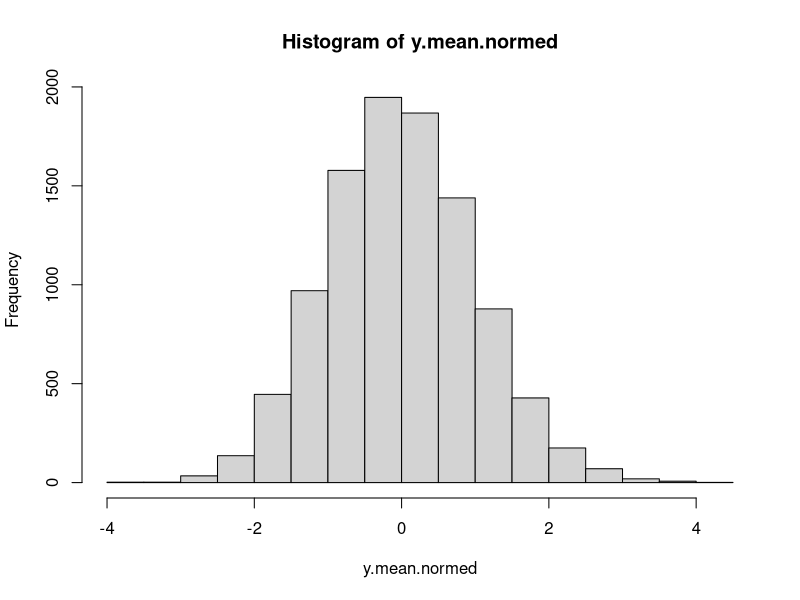
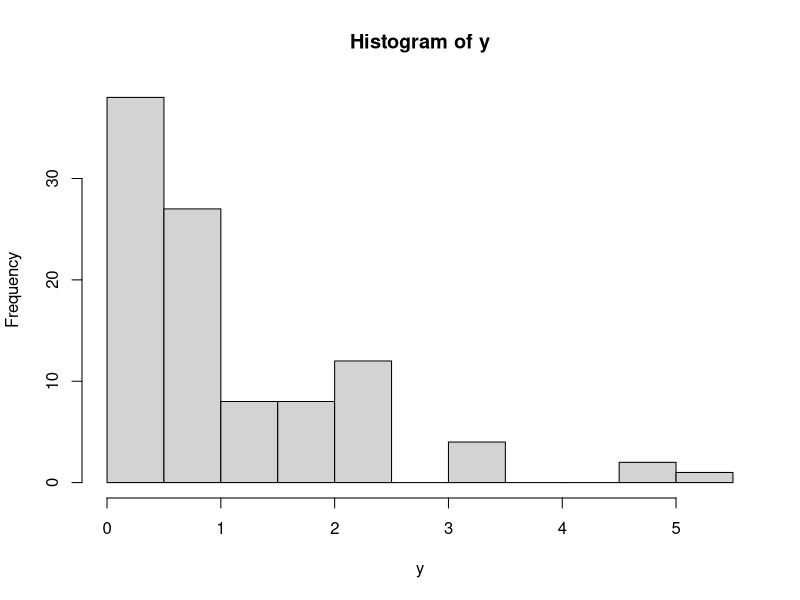

Here is the R script that generated these plots, in order: (Note: this script raises an error after producing the figures.)
# Larson Hogstrom - HW8
# MATH_E156 - 4/7/2014


### Part 1 

# a) Invent a way of creating a random variable X that has a chi-square 
# distribution with six degrees of freedom by sampling from an expo- 
# nential distribution. You get to choose the sample size and the value 
# of lambda. Verify your result by making a histogram of the sample means 
# and overlaying a chi-square distribution.

N <- 10^4
y.mean <- numeric(N)
for (i in 1:N) {
    y <- rexp(100,1)
    y.mean[i] <- mean(y)
}
# create z-scores these should have a N(0,1) pattern
y.mean.normed <- (y.mean-mean(y.mean))/sqrt(var(y.mean))
hist(y.mean.normed)

## now create six of these distributions



y <- rexp(100,1)
hist(y)
yDens <- density(y)
hist(yDens)

density <- Vectorize(function(x,y) exp(x*y)*dgamma(x,r1, lambda),vectorize.args = 'x')
#Integrate over y to get the moment generating function
mgfr1 <- function(x) sapply(x, function(y) integrate(density, lower=0, upper=20, y=y)$val)
curve(mgfr1(x), from = -1, to =1, lty = 1)

# b) The Student t distribution results when you divide a standard nor- 
# mal random variable by the square root of an independent, suitably rescaled, 
# chi-square random variable. Nowhere does it say the the nu- merator and 
# denomiator have to come from the same source. They only have to be independent.

# Create a variable with an approximate Student t distribution with six 
# degrees of freedom by taking the mean of 50 samples from Unif[0,1] and 
# dividing by the chi square variable that you created for part (a). Show 
# that a histogram of values from this distribution matches the built-
# in t density function on R.

# 50 samples from Unif[0,1]
x <- runif(50,0,1)
mean(x)


### part 2 

# By evaluating the gamma functions in the formula for the t density on 
# page 389, find explicit formulas for the t density function for 4 and 5 
# degrees of freedom, and show that they agree with the R function dt(x). 
# Using 50000 trials, confirm that the variance is close to k/(k − 2) and 
# attempt to estimate the fourth moment in each case.


### Part 3 

# It turns out that the only distribution for which the sample mean and 
# the sample variance are independent is the normal distribution. For 
# samples of size 6 from N(0,1), doing 5000 experiments, create scatter 
# plots of the square of the sample mean against the sample variance, 
# and calculate the correlation. Once you have determined whether the 
# correlation is positive or negative, offer an anecdotal explanation, 
# based on an extreme case, of why this should be so.

# Change N(0,1) to Unif[-1,1]

N<-5000; 
x.mean.square <- numeric(N)
x.var <- numeric(N)
for (i in 1:N) {
  x <- rnorm(6,0,1)
  x.mean.square[i] <- mean(x)^2
  x.var[i] <- var(x)
}
plot(x.mean.square,x.var)
cor.test(x.mean.square, x.var)
print("the first time I ran this i ")

N<-100; 
N.b <- 10000
corrs <- numeric(length(nSamples))
for (j in 1:N.b) {
    x.mean.square <- numeric(N)
    x.var <- numeric(N)
    for (i in 1:N) {
      x <- rnorm(6,0,1)
      x.mean.square[i] <- mean(x)^2
      x.var[i] <- var(x)
    }
    corrs[j] <- cor.test(x.mean.square, x.var)$estimate
}
hist(corrs)

### part 4

NCB <- read.csv('NCBirths2004.csv'); head(NCB)
bw <- NCB$Weight

# If random variable Y is the weight of one of the these babies, 
# it might not be unreasonable to assume that the random variable 
# X = (Y − μ)/σ has a standard normal distribution.
X <- (bw - mean(bw))/sqrt(var(bw))
hist(X)
print("the standard score seems to follow a normal distribution")

# Create samples of size k = 6 that have an approximate standard 
# normal distribution by selecting six weights from the NC baby data, 
# subtracting μ and dividing by σ. Using 1000 such samples (or more if 
# your computer is fast), answer the following questions.
w.sample <- sample(bw,6)
w.standard <- (w.sample - mean(bw))/sqrt(var(bw))


# (a) If you multiply the square of the sample mean by n, does it 
# have a distribution that is approximately chi-square with one 
# degree of free- dom?
N <- 10^4
mean.square.n <- numeric(N)
for (i in 1:N) {
    w.sample <- sample(bw,6)
    mean.square.n[i] <- w.sample^2 * 6
}
hist(mean.square.n, breaks= "FD", probability = TRUE)
curve(dchisq(x,1), col = "red", add = TRUE)

# (b) Does the sum of the squares of the samples have a distribution 
# that is approximately chi-square with k = 6 degrees of freedom?
N <- 10^4
sum.squares <- numeric(N)
for (i in 1:N) {
    w.sample <- sample(bw,6)
    sum.squares[i] <- sum(w.sample^2)
}
hist(sum.squares, breaks= "FD", probability = TRUE)
curve(dchisq(x,6), col = "red", add = TRUE)


# (c) If you multiply the sample variance by k−1, does it have a 
# distribution that is approximately chi-square with k − 1 = 5 degrees 
# of freedom?
N <- 10^4
var.times.k <- numeric(N)
for (i in 1:N) {
    w.sample <- sample(bw,6)
    var.times.k[i] <- var(w.sample) * 5
}
hist(var.times.k, breaks= "FD", probability = TRUE)
curve(dchisq(x,5), col = "red", add = TRUE)


# (d) Is the square of the sample mean uncorrrelated with the sample vari- ance?
N<-5000; 
x.mean.square <- numeric(N)
x.var <- numeric(N)
for (i in 1:N) {
  w.sample <- sample(bw,6)
  x.mean.square[i] <- mean(w.sample)^2
  x.var[i] <- var(w.sample)
}
plot(x.mean.square,x.var)
cor.test(x.mean.square, x.var)
print("")


# (e) If you divide the sample mean by the sample standard deviation,
#  does it have an approximate Student t distribution with k − 1 = 5 
#  degrees of freedom?

# As with section problem 2, you can model your calculations on the 
# ones in script 8B-Student t.


